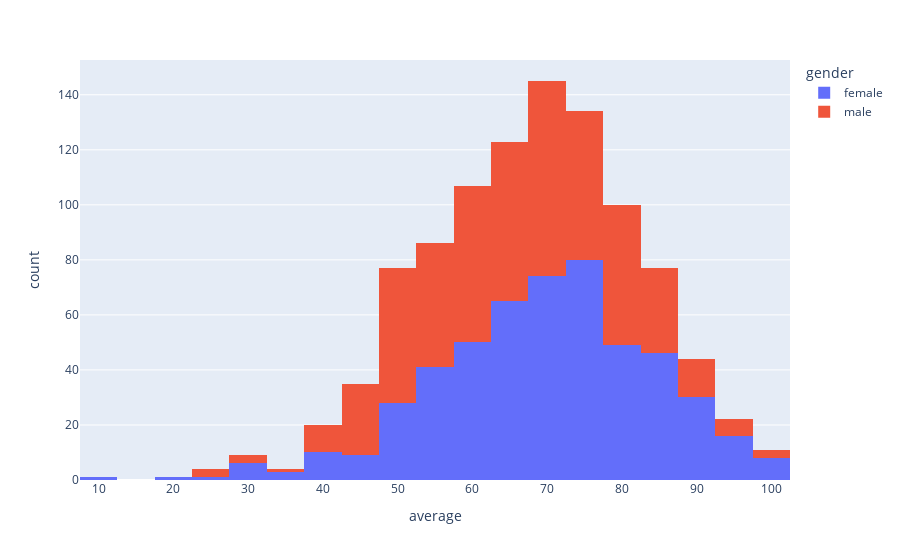

Notebook source saved alongside this figure:
### Markdown cell above
<center><b>Figure:8</b> - Histogram of Average Column.</center>

### Code cell
fig = px.histogram(df, x='average', color='gender', nbins=30)
fig.show()

### Figure 1 — Plotly figure (JSON) as saved in the notebook; plotly's stock layout.template omitted (floating-point values rounded to 4 significant figures; data arrays with more than 128 entries replaced by an {"elided": "..."} marker saying what was removed)
{"data": [{"alignmentgroup": "True", "bingroup": "x", "hovertemplate": "gender=female<br>average=%{x}<br>count=%{y}<extra></extra>", "legendgroup": "female", "marker": {"color": "#636efa", "pattern": {"shape": ""}}, "name": "female", "nbinsx": 30, "offsetgroup": "female", "orientation": "v", "showlegend": true, "type": "histogram", "x": {"elided": "518 float values"}, "xaxis": "x", "yaxis": "y"}, {"alignmentgroup": "True", "bingroup": "x", "hovertemplate": "gender=male<br>average=%{x}<br>count=%{y}<extra></extra>", "legendgroup": "male", "marker": {"color": "#EF553B", "pattern": {"shape": ""}}, "name": "male", "nbinsx": 30, "offsetgroup": "male", "orientation": "v", "showlegend": true, "type": "histogram", "x": {"elided": "482 float values"}, "xaxis": "x", "yaxis": "y"}], "layout": {"barmode": "relative", "legend": {"title": {"text": "gender"}, "tracegroupgap": 0}, "margin": {"t": 60}, "xaxis": {"anchor": "y", "domain": [0, 1], "title": {"text": "average"}}, "yaxis": {"anchor": "x", "domain": [0, 1], "title": {"text": "count"}}}}
